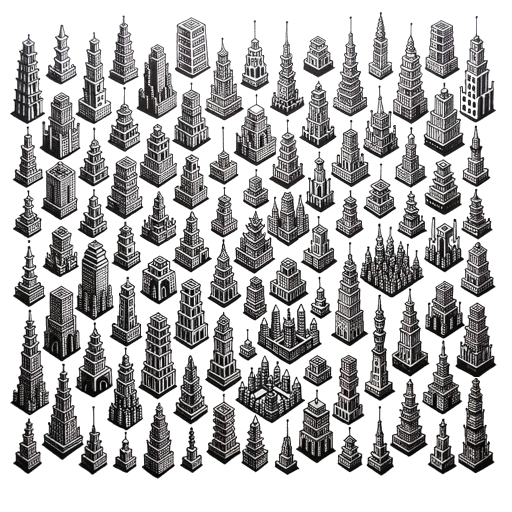
#> input picture media/concept_art/towers_pattern_manual_preprocess.png, 1024 x 1024 px, found by its file name (shown at 1/2 size)
$ python contours_svg_html.py
#> lines starting #> are read from the running program, lines starting #| are printed output that depends on the picture; after the words box and inside, x2 and y2 are one past the last pixel; in counts of white or black regions, pixels touching at a corner belong together
### utilities/png_to_svg_bw.py
import cv2
import imageio
import os

# Set the path and base filename
PATH = "../collections/2-proto_towers/media/wip/300/"
BASE_FILENAME = "reallycool"  # Without extension

# [12 lines left out: function preprocess_image, not called in this run]

def png_to_svg(input_path, output_path):
    # Convert PNG to BMP because potrace requires it
    bmp_path = input_path.replace('.png', '.bmp')
    image = imageio.imread(input_path)
    imageio.imwrite(bmp_path, image)

    # Call potrace to convert BMP to SVG
    os.system(f"potrace {bmp_path} -s -o {output_path}")

    # Optionally, delete BMP file
    os.remove(bmp_path)

# [15 lines left out: function png_to_svg_invert, not called in this run]


# [6 lines that do not run on import are left out]

### utilities/old_scripts/contours_svg_html.py
import cv2
import numpy as np
import os
from utilities.png_to_svg_bw import png_to_svg

def segment_and_convert(input_path, output_dir):
    # Load the image in grayscale
#> called with output_dir = '../media/test_images/'
    image = cv2.imread(input_path, cv2.IMREAD_GRAYSCALE)
#> image: shape (1024, 1024); min 0, max 255, mean 182.4

    # Threshold the image to binary using Otsu's method
    _, binary = cv2.threshold(image, 0, 255, cv2.THRESH_BINARY_INV + cv2.THRESH_OTSU)
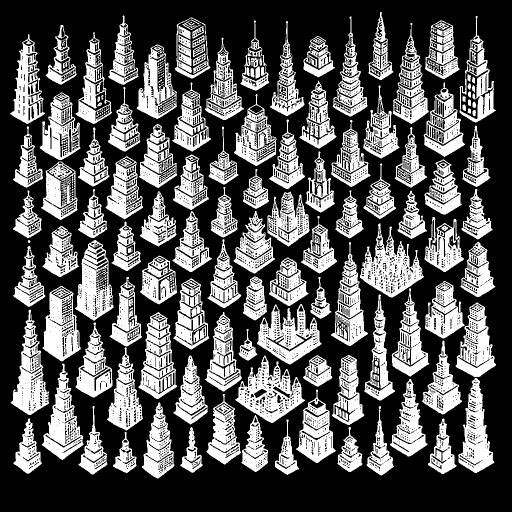
#> binary: shape (1024, 1024) (shown at 1/2 size); 34.7% white; 312 white regions (140 under 20 px)

    # Find contours
    contours, _ = cv2.findContours(binary, cv2.RETR_EXTERNAL, cv2.CHAIN_APPROX_SIMPLE)
#> contours = 97 contours, 2 with area under 20; largest, box (x1, y1, x2, y2) and area: (471, 711, 610, 846) 9617, (720, 447, 848, 595) 8980, (514, 608, 643, 729) 8593, (277, 624, 354, 798) 8366, (150, 480, 227, 641) 8016

    # Filter out small contours
    min_area = 50
    contours = [c for c in contours if cv2.contourArea(c) > min_area]
#> contours = 95 contours; largest, box (x1, y1, x2, y2) and area: (471, 711, 610, 846) 9617, (720, 447, 848, 595) 8980, (514, 608, 643, 729) 8593, (277, 624, 354, 798) 8366, (150, 480, 227, 641) 8016

    # Create an HTML file to store inline SVGs
    html_content = "<html><body>"

    # Segment, convert to SVG, and append to HTML content
    for idx, contour in enumerate(contours):
        mask = np.zeros_like(binary)
        cv2.drawContours(mask, [contour], -1, 255, thickness=cv2.FILLED)
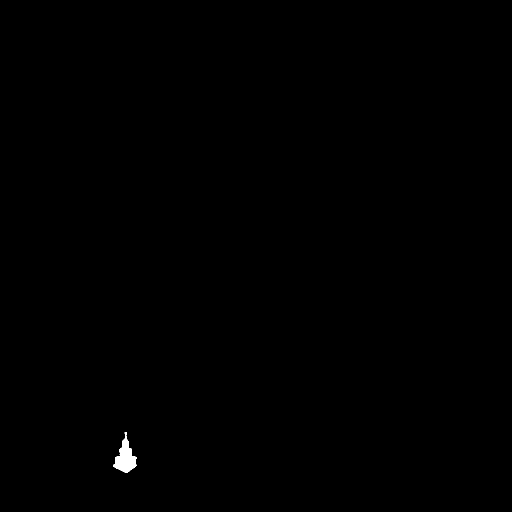
#> mask: shape (1024, 1024) (shown at 1/2 size); 0.17% white; 1 white region, box (x1, y1, x2, y2) and area: (226, 864, 273, 946) 1833

        # Create a white background image of the same size
        white_background = 255 * np.ones_like(image)

        # Combine the segmented tower with the white background
        output_image = cv2.bitwise_and(image, image, mask=mask)
        inverse_mask = cv2.bitwise_not(mask)
        white_part = cv2.bitwise_and(white_background, white_background, mask=inverse_mask)
#> white_background: shape (1024, 1024); every value is 255
        output_image = cv2.bitwise_or(output_image, white_part)
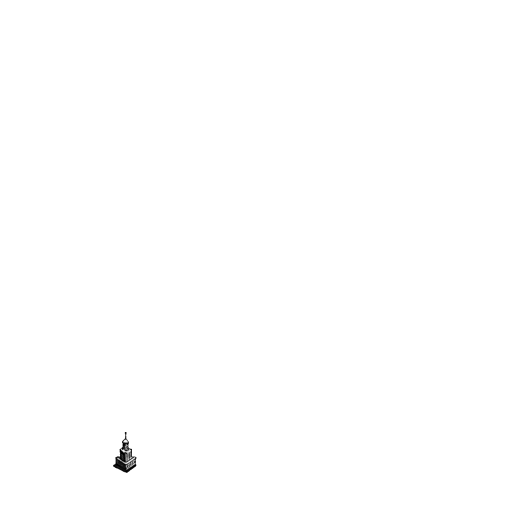
#> output_image: shape (1024, 1024) (shown at 1/2 size); min 0, max 255, mean 254.7

        # Temp PNG output path
        temp_png_path = os.path.join(output_dir, f"tower_{idx + 1}.png")
        cv2.imwrite(temp_png_path, output_image)

        # SVG output path
        svg_path = os.path.join(output_dir, f"tower_{idx + 1}.svg")

        # Convert PNG to SVG
        png_to_svg(temp_png_path, svg_path)

        # Delete the temporary PNG
        os.remove(temp_png_path)

        # Append SVG content to HTML
#> (the run stopped early here; a loop or call above may not have finished)
